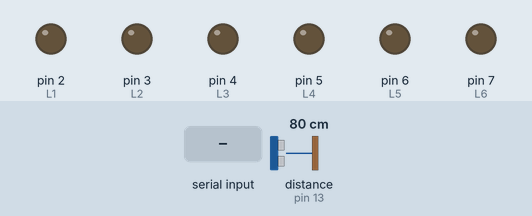
Simulated run of this sketch. Board: Arduino Uno, built with avr-gcc and run on an emulated ATmega328P. Shown: output pins drawn as LEDs (lit = HIGH). Wiring (inferred from the names in the program): ultrasonic range finder: trigger pin 12; echo pin 13. Inputs (shaded band) come from the test bench; at power-on: distance to the obstacle (sensor on pin 13) 80 cm. The echo pulse lasts 58.3 µs per cm; pins used as bus, display or sensor lines are not drawn; what the sketch prints to the serial monitor is not drawn.

Above: at 1.2 s.
1.3 s: "90,45\n" received over Serial
At 3.4 s:
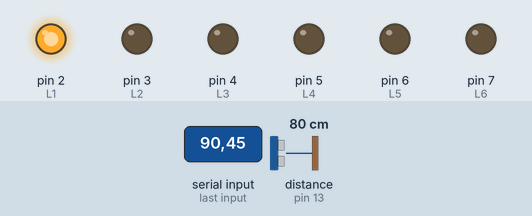
5.5 s: "30,150\n" received over Serial
At 7.2 s:
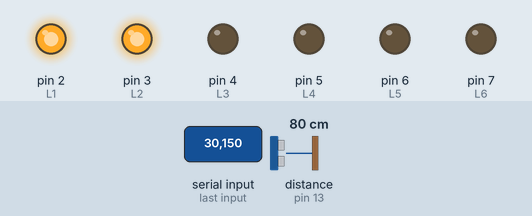
9.5 s: "5\n" received over Serial
At 11.4 s:
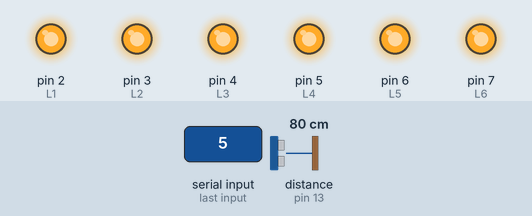
Timing chart, 0 to 13.5 s (numbered marks = the images above; inputs shaded):
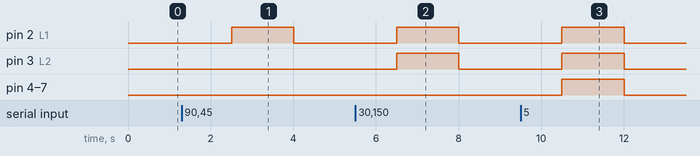

Measured:
- after the input at 1.3 s, pin 2 (L1): LOW → HIGH after 1.2 s, → LOW 1.5 s later
- after the input at 5.5 s, pin 2 (L1), pin 3 (L2): LOW → HIGH after 1.0 s, → LOW 1.5 s later
- after the input at 9.5 s, pin 2 (L1), pin 3 (L2), pin 4 (L3), pin 5 (L4), pin 6 (L5), pin 7 (L6): LOW → HIGH after 1.0 s, → LOW 1.5 s later

The sketch:

basiccomm.ino
```cpp
const int TRIG = 12;
const int ECHO = 13;

const int L1 = 2; // #1 LED green
const int L2 = 3; // #2 LED green
const int L3 = 4; // #3 LED yellow
const int L4 = 5; // #4 LED yellow
const int L5 = 6; // #5 LED red
const int L6 = 7; // #6 LED red

String dataIn;
int duration;
int distance;

void setup() {
  pinMode(TRIG, OUTPUT);
  pinMode(ECHO, INPUT);

  pinMode(L1, OUTPUT);
  pinMode(L2, OUTPUT);
  pinMode(L3, OUTPUT);
  pinMode(L4, OUTPUT);
  pinMode(L5, OUTPUT);
  pinMode(L6, OUTPUT);

  Serial.begin(115200);
}

void loop() {

  digitalWrite(TRIG, LOW);
  delayMicroseconds(2);

  digitalWrite(TRIG, HIGH);
  delayMicroseconds(10);
  digitalWrite(TRIG, LOW);

  // write to serial
  duration = pulseIn(ECHO, HIGH);
  Serial.print(duration, DEC);

  //read from serial
  dataIn = Serial.readString();
  distance = dataIn.toInt();

  // process LEDs
  processLEDs(distance);

  delay(500);

}

void processLEDs(int distance){
  if(distance > 50){
    digitalWrite(L1, HIGH);
    digitalWrite(L2, LOW);
    digitalWrite(L3, LOW);
    digitalWrite(L4, LOW);
    digitalWrite(L5, LOW);
    digitalWrite(L6, LOW);
  }
  else if(distance > 20){
    digitalWrite(L1, HIGH);
    digitalWrite(L2, HIGH);
    digitalWrite(L3, LOW);
    digitalWrite(L4, LOW);
    digitalWrite(L5, LOW);
    digitalWrite(L6, LOW);
  }
  else if(distance > 15){
    digitalWrite(L1, HIGH);
    digitalWrite(L2, HIGH);
    digitalWrite(L3, HIGH);
    digitalWrite(L4, LOW);
    digitalWrite(L5, LOW);
    digitalWrite(L6, LOW);
  }
  else if(distance > 10){
    digitalWrite(L1, HIGH);
    digitalWrite(L2, HIGH);
    digitalWrite(L3, HIGH);
    digitalWrite(L4, HIGH);
    digitalWrite(L5, LOW);
    digitalWrite(L6, LOW);
  }
  else if(distance > 5){
    digitalWrite(L1, HIGH);
    digitalWrite(L2, HIGH);
    digitalWrite(L3, HIGH);
    digitalWrite(L4, HIGH);
    digitalWrite(L5, HIGH);
    digitalWrite(L6, LOW);
  }
  else if(distance > 1){
    digitalWrite(L1, HIGH);
    digitalWrite(L2, HIGH);
    digitalWrite(L3, HIGH);
    digitalWrite(L4, HIGH);
    digitalWrite(L5, HIGH);
    digitalWrite(L6, HIGH);
  }
  else{
    digitalWrite(L1, LOW);
    digitalWrite(L2, LOW);
    digitalWrite(L3, LOW);
    digitalWrite(L4, LOW);
    digitalWrite(L5, LOW);
    digitalWrite(L6, LOW);
  }
}
```
